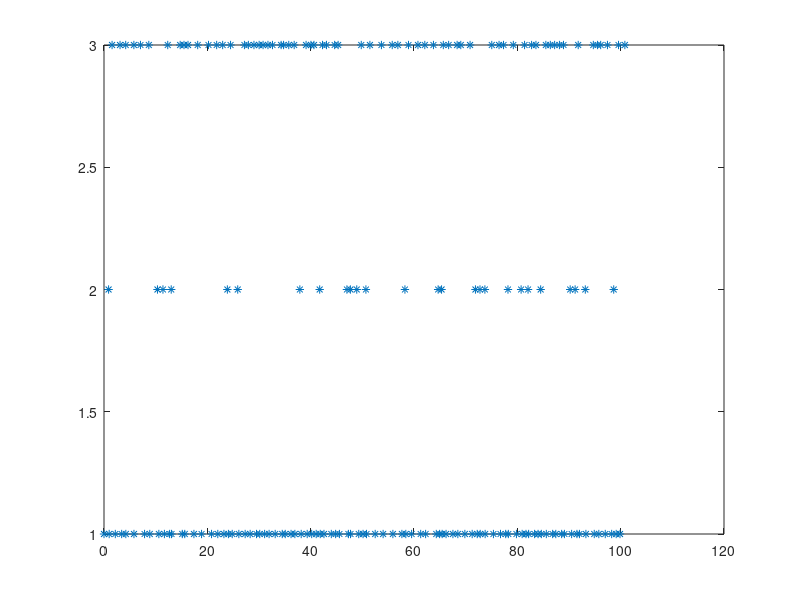

Reproduce this figure in MATLAB.
clear all;

s = 1;
t = 0;

Tmax = 100;

trace = [t, s];

Ts1 = 0;
Ts2 = 0;
Ts3 = 0;
C = 0;

while t < Tmax
	if s == 1
		dt = -(log(rand()) + log(rand()) + log(rand()) + log(rand())) / 5;
		Ts1 = Ts1 + dt;
		if rand() < 0.3
			ns = 2;
		else
			ns = 3;
		end 
	end
	if s == 2
		ns = 1;
		dt = -(log(rand()) + log(rand())) / 10; 
		Ts2 = Ts2 + dt;
		C = C + 1;
	end
	if s == 3
		ns = 1;
		dt = -(log(rand()) + log(rand()) + log(rand())) / 8; 
		Ts3 = Ts3 + dt;
		C = C + 1;
	end

	s = ns;
	t = t + dt;
	
	trace(end + 1, :) = [t, s];
end

Ps1 = Ts1 / t
Ps2 = Ts2 / t
Ps3 = Ts3 / t
X = C / t
plot(trace(:,1),trace(:,2),"*");

